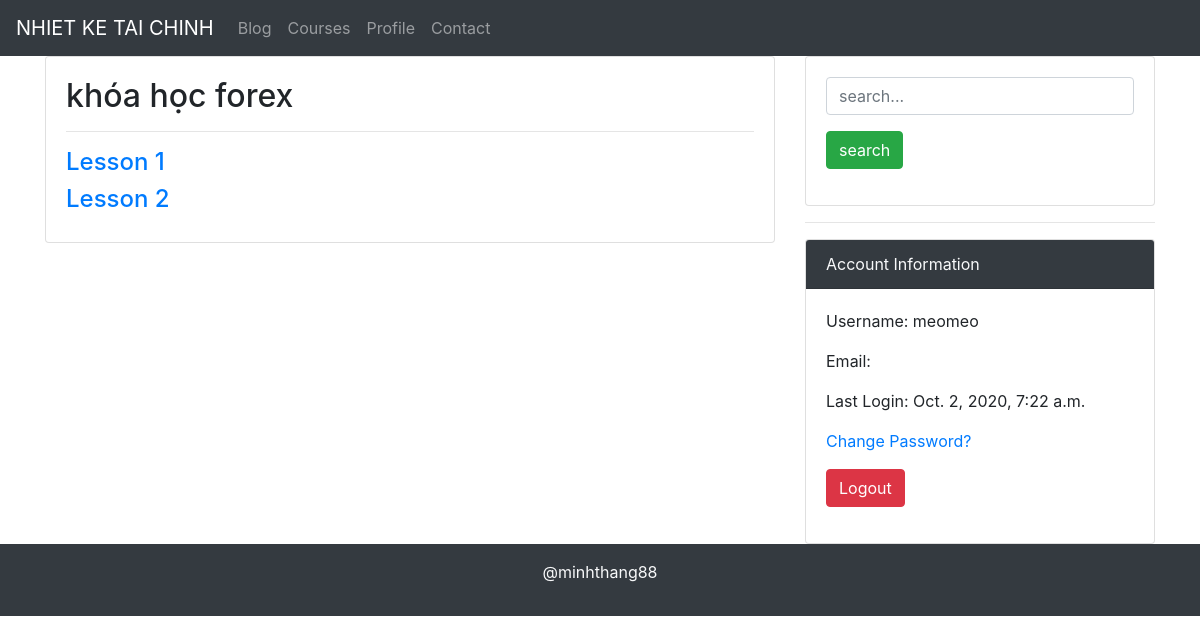
/courses/detail/1 (signed in), run on the app's committed database.
### courses/models.py (models this page shows, shortened)
class Course(models.Model):
    name = models.CharField(max_length=255)
    image = models.FileField()
    description = models.TextField()
    price = models.FloatField(blank=True, null=True)
    created_at = models.DateTimeField(auto_now_add=True)

class Lesson(models.Model):
    course = models.ForeignKey(Course, on_delete=models.CASCADE)
    lesson = models.CharField(max_length=255)
    body = models.TextField()
    created_at = models.DateTimeField(auto_now_add=True)

### courses/views.py (the view)
# urls.py: path('detail/<int:pk>', CourseDetailView.as_view(), name='detail'),
class CourseDetailView(UserPassesTestMixin, CustomAccessMixin, DetailView):
    model = Course
    template_name = "courses/detail_course.html"
    raise_exception = False
    def test_func(self, **kwargs):
        _pk = self.kwargs["pk"]
        _course = Course.objects.get(pk=_pk)
        return self.request.user.groups.filter(name=_course.name)

### templates/courses/detail_course.html
{% extends 'base.html' %}
{% block content %}
<div class="card">
    <div class="card-body">
        <h2>{{ object.name }}</h2>
        <hr>
        {% for lesson in object.lesson_set.all %}
        <h4><a href="{% url 'lesson' lesson.pk %}">{{ lesson.lesson }}</a></h4>
        {% endfor %}
    </div>
</div>
{% endblock %}

### templates/base.html (shortened to what this page needs)
<!DOCTYPE html>
<html lang="en">
<head>
    <link rel="stylesheet" href="https://maxcdn.bootstrapcdn.com/bootstrap/4.5.2/css/bootstrap.min.css">
</head>
<body>
<nav class="navbar navbar-expand-sm bg-dark navbar-dark">
    <a class="navbar-brand" href="#">NHIET KE TAI CHINH</a>
    <ul class="navbar-nav">
        <li class="nav-item">
            <a class="nav-link" href="{% url 'posts' %}">Blog</a>
        </li>
        <li class="nav-item">
            <a class="nav-link" href="{% url 'course' %}">Courses</a>
        </li>
        {% if user.is_authenticated %}
        <li class="nav-item">
            <a class="nav-link" href="{% url 'profile' %}">Profile</a>
        </li>
        {% endif %}
        <li class="nav-item">
            <a class="nav-link" href="">Contact</a>
        </li>
    </ul>
</nav>
<div class="container">
    <div class="row">
        <div class="col-md-8">
            {% block content %}
            {% endblock %}
        </div>
        <div class="col-md-4">
            <div class="card">
                <div class="card-body">
                    <form action="{% url 'search' %}" method="get">
                        <p><input type="text" name="keyword" placeholder="search..." class="form-control"></p>
                        <p><input type="submit" class="btn btn-success" value="search"></p>
                    </form>
                </div>
            </div>
            <hr>
            {% if not user.is_authenticated %}
            <div class="card">
                <div class="card-header bg-dark text-light">Member</div>
                <div class="card-body">
                    <form action="{% url 'sidebar-login' %}" method="post">
                        {% csrf_token %}
                        <p>Username: <input type="text" name="username" class="form-control"
                                            placeholder="Username or email..."></p>
                        <p>Password: <input type="password" name="password" class="form-control"
                                            placeholder="Password..."></p>
                        <p><input type="submit" class="btn btn-success" value="Login"></p>
                        <p><a href="{% url 'register' %}">Join Us</a></p>
                        <p><a href="">Forgot password?</a></p>
                    </form>
                </div>
            </div>
            {% else %}
            <div class="card">
                <div class="card-header bg-dark text-light">Account Information</div>
                <div class="card-body">
                    <p>Username: {{ user.username }}</p>
                    <p>Email: {{ user.email }}</p>
                    <p>Last Login: {{ user.last_login }}</p>
                    <p><a href="{% url 'password-change' %}">Change Password?</a></p>
                    <p><a href="{% url 'logout' %}" class="btn btn-danger">Logout</a></p>
                </div>
            </div>
            {% endif %}
        </div>
    </div>
</div>
<div class="container-fluid py-3 bg-dark text-light text-center">
    <p>@minhthang88</p>
</div>
</body>
</html>

### data on the page
Course: name "khóa học forex"
Lesson: lesson "Lesson 1"
Lesson: lesson "Lesson 2"

### other printed values
{{ user.username }} "meomeo"
{{ user.last_login }} "Oct. 2, 2020, 7:22 a.m."
